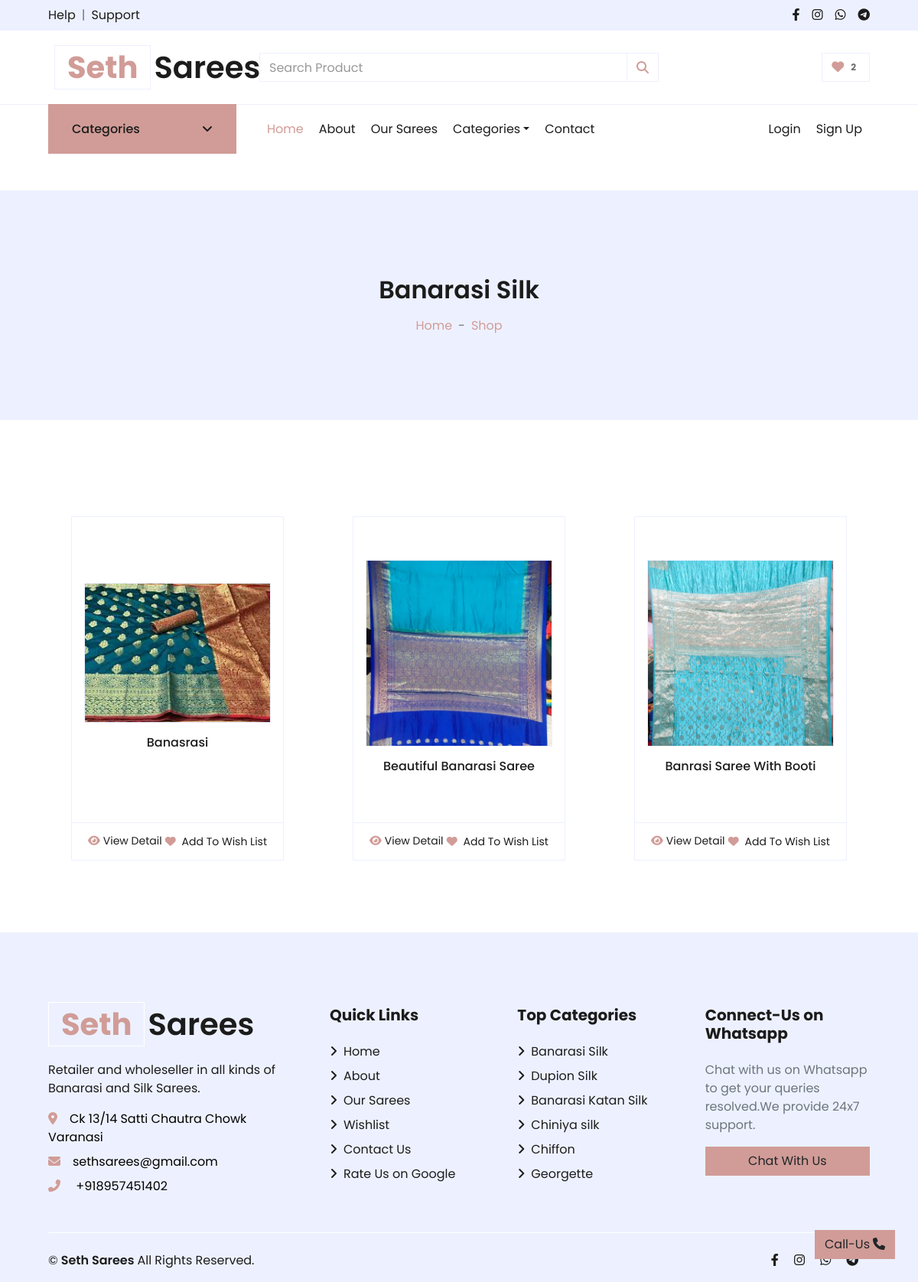
Screenshot of /category?category=1 with the database file from the repository.
### store/models/category.py (models this page shows)
class Category(models.Model):
    name = models.CharField(max_length=50)
    image = models.ImageField(default='',upload_to='uploads/category_img/')
    description = models.TextField( default='' , null=True , blank=True)
    @staticmethod
    def get_all_categories():
        return Category.objects.all()
    def __str__(self):
        return self.name

### store/models/product.py (models this page shows, shortened)
class Product(models.Model):
    name = models.CharField(max_length=50)
    price = models.IntegerField(default=0)
    category = models.ForeignKey(Category, on_delete=models.CASCADE, default=1)
    description = models.TextField( default='' , null=True , blank=True)
    short_description= models.TextField( default='' , null=True , blank=True)
    image = models.ImageField(upload_to='uploads/products/')
    image1 = models.ImageField(upload_to='uploads/products/')
    image2 = models.ImageField(upload_to='uploads/products/')
    @staticmethod
    def get_all_products():
        return Product.objects.all()
    @staticmethod
    def get_all_products_by_categoryid(category_id):
        if category_id:
            return Product.objects.filter(category=category_id)
        else:
            Product.objects.all()

### store/views/category.py (the view)
# urls.py: path('category',show_category),
def show_category(request):
    customer_id=request.session.get('customer')
    if customer_id:
        customer=Customer.objects.get(id=customer_id)
        wishlist_len=len(Wishlist.objects.filter(customer=customer_id))
        data['wishlist_len']=wishlist_len
    categoryID=None
    products=Product.get_all_products()
    categories=Category.get_all_categories()
    categoryID= request.GET.get('category')
    category_obj= None
    if categoryID:
        products=Product.get_all_products_by_categoryid(categoryID)
        category_obj = Category.objects.get(pk=categoryID)
    data['products']=products
    data['categories']=categories
    data['category_obj']=category_obj
    return render(request,'category.html',data)

### store/templates/category.html (shortened to what this page needs)
{% extends 'base.html' %}
{% load static %}
{% block content %}
    <div class="container-fluid bg-secondary mb-5">
        <div class="d-flex flex-column justify-content-center align-items-center  text-center" style="min-height: 300px">
            <h2 data-aos="fade-up" class="font-weight-semi-bold  mb-3">
                {{category_obj.name}}
            </h2>
            <div class="d-inline-flex">
                <p class="m-0"><a href="/">Home</a></p>
                <p class="m-0 px-2">-</p>
                <p class="m-0"><a href="/category">Shop</a></p>
            </div>
        </div>
    </div>
 <div class="container-fluid pt-5">
    <div class="row px-xl-5">
        <div class="col-lg-12 col-md-12">
            <div class="row pb-3">
                {%for product in products%}
                <div class="col-lg-4 col-md-6 col-sm-12  ">
                    <div class="card product-item border-0" style="padding: 30px; height: 510px">
                        <div class="card-body border-left border-right border-top text-center p-3  d-flex flex-column align-items-around justify-content-center ">
                            <a href="/detail?product={{product.id}}">
                                <div class=" product-img position-relative overflow-hidden bg-transparent border p-0">
                                    <img class="img-fluid w-100" src="{{product.image.url}}" alt="">
                                </div>
                            </a>
                            <h6 class="text-truncate mt-3">{{product.name}}</h6>
                        </div>
                        <div class="card-footer d-flex justify-content-between bg-light border">
                            <a href="/detail?product={{product.id}}" class="btn btn-sm text-dark p-0"><i class="fas fa-eye text-primary mr-1"></i>View Detail</a>
                                <form action="/add-to-wishlist" method="POST">
                                        <button type="submit" class="btn btn-sm text-dark p-0"><i class="fa fa-heart text-primary mr-1"></i> Add To Wish List</button>
                                </form>
                        </div>
                    </div>
                </div>
                {%endfor%}
            </div>
        </div>
    </div>
</div>
{% endblock content%}

### store/templates/base.html (shortened to what this page needs)
<!DOCTYPE html>
<html lang="en">
    {% load static %}
<head>
    <link rel="stylesheet" href="https://cdnjs.cloudflare.com/ajax/libs/font-awesome/6.2.1/css/all.min.css" />
    <link href="{% static './store/lib/owlcarousel/assets/owl.carousel.min.css' %}" rel="stylesheet">
    <link rel="stylesheet" href="https://unpkg.com/aos@next/dist/aos.css" />
    <link href="{% static './store/css/style.css' %}" rel="stylesheet">
</head>
<body>
    <div class="container-fluid">
        <div class="row bg-secondary py-2 px-xl-5">
            <div class="col-lg-6 d-none d-lg-block">
                <div class="d-inline-flex align-items-center">
                    <a class="text-dark" href="https://wa.me/{{phone_no}}?text=Hello,+I+needed+some+help+related+to+your+store">Help</a>
                    <span class="text-muted px-2">|</span>
                    <a class="text-dark" href="https://wa.me/{{phone_no}}?text=Hello,+I+needed+some+support+related+to+your+store">Support</a>
                </div>
            </div>
            <div class="col-lg-6 text-center text-lg-right">
                <div class="d-inline-flex align-items-center">
                    <a class="text-dark px-2" href="https://www.facebook.com/profile.php?id=100089091092224">
                        <i class="fab fa-facebook-f"></i>
                    </a>
                    <a class="text-dark px-2" href="https://www.instagram.com/seth_sarees/">
                        <i class="fab fa-instagram"></i>
                    </a>
                    <a class="text-dark px-2" href="https://wa.me/{{phone_no}}?text=Hello,+I+am+interested+in+knowing+more+about+your+Store">
                        <i class="fab fa-whatsapp"></i>
                    </a>
                    <a class="text-dark pl-2" href="">
                        <i class="fab fa-telegram"></i>
                    </a>
                </div>
            </div>
        </div>
        <div class="row align-items-center py-3 px-xl-5">
            <div class="col-lg-3 d-none d-lg-block">
                <a href='/' class="text-decoration-none">
                    <h1 class="m-2 display-5 font-weight-semi-bold"><span class="text-primary font-weight-bold border px-3 mr-1">Seth</span>Sarees</h1>
                </a>
            </div>
            <div class="col-lg-6 col-6 text-left">
                <form method="GET" action="/search" >
                    <div class="input-group">
                        <input type="text" class="form-control" placeholder="Search Product" name="search" id="search">
                        <div class="input-group-append">
                            <span class=" btn btn-primary input-group-text  bg-transparent text-primary">
                                <i class="fa fa-search"></i>
                            </span>
                        </div>
                    </div>
                </form>
            </div>
            <div class="col-lg-3 col-6 text-right">
                <a href="/wishlist?next={{ request.get_full_path|urlencode }}" class="btn border">
                    <i class="fas fa-heart text-primary"></i>
                    <span class="badge">{{wishlist_len}}</span>
                </a>
            </div>
        </div>
    </div>
    <div class="container-fluid mb-5">
        <div class="row border-top px-xl-5">
            <div class="col-lg-3 d-none d-lg-block">
                <a class="btn shadow-none d-flex align-items-center justify-content-between bg-primary text-white w-100" data-toggle="collapse" href="#navbar-vertical" style="height: 65px; margin-top: -1px; padding: 0 30px;">
                    <h6 class="m-0">Categories</h6>
                    <i class="fa fa-angle-down text-dark"></i>
                </a>
            </div>
            <div class="col-lg-9">
                <nav class="navbar navbar-expand-lg bg-light navbar-light py-3 py-lg-0 px-0">
                    <div class="collapse navbar-collapse justify-content-between" id="navbarCollapse">
                        <div class="navbar-nav mr-auto py-0">
                            <a href="/" class="nav-item nav-link active">Home</a>
                            <a href="/about" class="nav-item nav-link">About</a>
                            <a href="/category" class="nav-item nav-link">Our Sarees</a>
                            <div class="nav-item dropdown">
                                <a href="#" class="nav-link dropdown-toggle" data-toggle="dropdown">Categories</a>
                            </div>
                            <a href="/contact" class="nav-item nav-link">Contact</a>
                        </div>
                        <div class="navbar-nav ml-auto py-0">
                            {%if not request.session.customer%}
                            <a href="/login?next={{ request.get_full_path|urlencode }}" class="nav-item nav-link">Login</a>
                            <a href="/signup" class="nav-item nav-link">Sign Up</a>
                            {%else%}
                            <a href="/logout?next={{ request.get_full_path|urlencode }}" class="nav-item nav-link">Logout</a>
                            {%endif%}
                        </div>
                    </div>
                </nav>
            </div>
        </div>
    </div>
        {%block content%}
        {%endblock%}
    <div class="container-fluid bg-secondary text-dark mt-5 pt-5">
        <div class="row px-xl-5 pt-5">
            <div class="col-lg-4 col-md-12 mb-5 pr-3 pr-xl-5">
                <a href="/" class="text-decoration-none">
                    <h1 class="mb-4 display-5 font-weight-semi-bold"><span class="text-primary font-weight-bold border border-white px-3 mr-1">Seth</span>Sarees</h1>
                </a>
                <p>Retailer and wholeseller in all kinds of Banarasi and Silk Sarees.</p>
                <p class="mb-2"><i class="fa fa-map-marker-alt text-primary mr-3"></i><a href="https://www.google.com/search?q=seth%20sarees&oq=seth&aqs=chrome.0.69i59j69i57j69i59j69i60j69i61l2j69i60.1882j0j4&sourceid=chrome&ie=UTF-8&tbs=lf:1,lf_ui:10&tbm=lcl&sxsrf=ALiCzsaSynD1unvd0ebaW9NJ0Fx-3SjwXA:1671827345404&rflfq=1&num=10&rldimm=527673046138865702&lqi=CgtzZXRoIHNhcmVlc0iz8qLwsq6AgAhaHRAAEAEYABgBIgtzZXRoIHNhcmVlcyoGCAIQABABkgEXZGVzaWduZXJfY2xvdGhpbmdfc3RvcmU&phdesc=J3chXqvknqQ&ved=2ahUKEwjjtbGYypD8AhVH03MBHdmAB1gQvS56BAgYEAE&sa=X&rlst=f#rlfi=hd:;si:527673046138865702,l,CgtzZXRoIHNhcmVlc0iz8qLwsq6AgAhaHRAAEAEYABgBIgtzZXRoIHNhcmVlcyoGCAIQABABkgEXZGVzaWduZXJfY2xvdGhpbmdfc3RvcmU,y,J3chXqvknqQ;mv:[[25.6578831,83.0200176],[25.2926608,82.8717667]];tbs:lrf:!1m4!1u3!2m2!3m1!1e1!2m1!1e3!3sIAE,lf:1,lf_ui:10" style="color:black;">{{address}}</a></p>
                <p class="mb-2"><i class="fa fa-envelope text-primary mr-3"></i><a href="mailto:someone@example.com" style="color:black;">{{email}}</a></p>
                <p class="mb-0"><i class="fa fa-phone-alt text-primary mr-3"></i><a href="tel:+{{phone_no}}" style="color:black;"> +{{phone_no}}</a></p>
            </div>
            <div class="col-lg-8 col-md-12">
                <div class="row">
                    <div class="col-md-4 mb-5">
                        <h5 class="font-weight-bold text-dark mb-4">Quick Links</h5>
                        <div class="d-flex flex-column justify-content-start">
                            <a class="text-dark mb-2" href="/"><i class="fa fa-angle-right mr-2"></i>Home</a>
                            <a class="text-dark mb-2" href="/about"><i class="fa fa-angle-right mr-2"></i>About</a>
                            <a class="text-dark mb-2" href="/category"><i class="fa fa-angle-right mr-2"></i>Our Sarees</a>
                            <a class="text-dark mb-2" href="checkout.html"><i class="fa fa-angle-right mr-2"></i>Wishlist</a>
                            <a class="text-dark mb-2" href="/contact"><i class="fa fa-angle-right mr-2"></i>Contact Us</a>
                            <a class="text-dark mb-2" href="https://www.google.com/search?q=seth%20sarees&oq=seth+sarees&aqs=chrome..69i57j69i59j69i61l3.2280j0j4&sourceid=chrome&ie=UTF-8&tbs=lrf:!1m4!1u3!2m2!3m1!1e1!2m1!1e3!3sIAE,lf:1,lf_ui:10&tbm=lcl&sxsrf=ALiCzsb6kLBLebcYjMVq3ZZjTXegQRwJRQ:1671576707763&rflfq=1&num=10&rldimm=527673046138865702&lqi=CgtzZXRoIHNhcmVlc0iz8qLwsq6AgAhaHRAAEAEYABgBIgtzZXRoIHNhcmVlcyoGCAIQABABkgEXZGVzaWduZXJfY2xvdGhpbmdfc3RvcmU&phdesc=J3chXqvknqQ&ved=2ahUKEwjQ5oW_pIn8AhVywXMBHfXHBNoQvS56BAgeEAE&sa=X&rlst=f#lrd=0x398e2e1ed9ad1ce9:0x752abd6f8a7c826,3,,,&rlfi=hd:;si:527673046138865702,l,CgtzZXRoIHNhcmVlc0iz8qLwsq6AgAhaHRAAEAEYABgBIgtzZXRoIHNhcmVlcyoGCAIQABABkgEXZGVzaWduZXJfY2xvdGhpbmdfc3RvcmU,y,J3chXqvknqQ;mv:[[25.6592943,83.033485],[25.2677299,82.87100439999999]];tbs:lrf:!1m4!1u3!2m2!3m1!1e1!2m1!1e3!3sIAE,lf:1,lf_ui:10"><i class="fa fa-angle-right mr-2"></i>Rate Us on Google</a>
                        </div>
                    </div>
                    <div class="col-md-4 mb-5">
                        <h5 class="font-weight-bold text-dark mb-4">Top Categories</h5>
                        <div class="d-flex flex-column justify-content-start">
                            {% for category in categories|slice:":6" %}
                            <a class="text-dark mb-2" href="/category?category={{category.id}}"><i class="fa fa-angle-right mr-2"></i>{{category}}</a>
                            {% endfor %}
                        </div>
                    </div>
                    <div class="col-md-4 mb-3" >
                        <h5 class="font-weight-bold text-dark mb-4">Connect-Us on Whatsapp</h5>
                        <div class="d-flex flex-column ">
                            <p class=text-muted>Chat with us on Whatsapp to get your queries resolved.We provide 24x7 support.</p>
                            <a href="https://wa.me/{{phone_no}}?text=Hello,+I+am+interested+in+knowing+more+about+your+Store" class="btn btn-primary px-3 w-100">Chat With Us</a>
                        </div>
                    </div>
                </div>
            </div>
        </div>
        <div class="row border-top border-light mx-xl-5 pt-4">
            <div class="col-md-6 px-xl-0">
                <p class="mb-md-0 text-center text-md-left text-dark">
                    <div class=" d-flex align-items-center">
                        &copy; <a class="px-1 text-dark font-weight-semi-bold" href="#">Seth Sarees</a> All Rights Reserved.
                    </div>
                </p>
            </div>
            <div class="col-md-6 px-xl-0">
                <div class="col  text-center  text-sm-right ">
                        <a class="text-dark px-2" href="https://www.facebook.com/profile.php?id=100089091092224">
                            <i class="fab fa-facebook-f"></i>
                        </a>
                        <a class="text-dark px-2" href="https://www.instagram.com/seth_sarees/">
                            <i class="fab fa-instagram"></i>
                        </a>
                        <a class="text-dark px-2" href="https://wa.me/{{phone_no}}?text=Hello,+I+am+interested+in+knowing+more+about+your+Store">
                            <i class="fab fa-whatsapp"></i>
                        </a>
                        <a class="text-dark pl-2" href="">
                            <i class="fab fa-telegram"></i>
                        </a>
                </div>
            </div>
        </div>
    </div>
    <a href="tel:+{{phone_no}}"  class="btn btn-primary back-to-top">Call-Us <span class="pl-1"><i class="fa fa-phone" ></i></span></a>
</body>

### rows the page displays
Category: name "Banarasi Silk"
Product: image (picture), name "Banasrasi"
Product: image (picture), name "Beautiful Banarasi Saree"
Product: image (picture), name "Banrasi Saree With Booti"
Category: name "Dupion Silk"
Category: name "Banarasi Katan Silk"
Category: name "Chiniya silk"
Category: name "Chiffon"
Category: name "Georgette"

### other values shown
{{ wishlist_len }} "2"
{{ address }} "Ck 13/14 Satti Chautra Chowk Varanasi"
{{ email }} "sethsarees@gmail.com"
{{ phone_no }} "918957451402"
